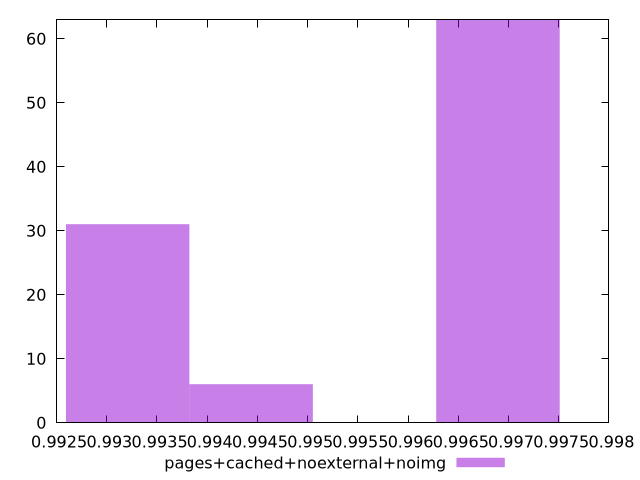

Reproduce this figure in gnuplot.
$_pagesCachedNoexternalNoimg <<EOF
0.9968952028065841 63
0.993207551008286 31
0.9944367682743853 6
EOF
set key outside below
set terminal pngcairo
set output "report_00005_2020-11-02T22-26-11.212Z/first-cpu-idle/pages+cached+noexternal+noimg//hist.png"
set yrange [0:63]
set boxwidth 0.0012292172660993638
set style fill transparent solid 0.5 noborder
plot $_pagesCachedNoexternalNoimg title "pages+cached+noexternal+noimg" with boxes ,
